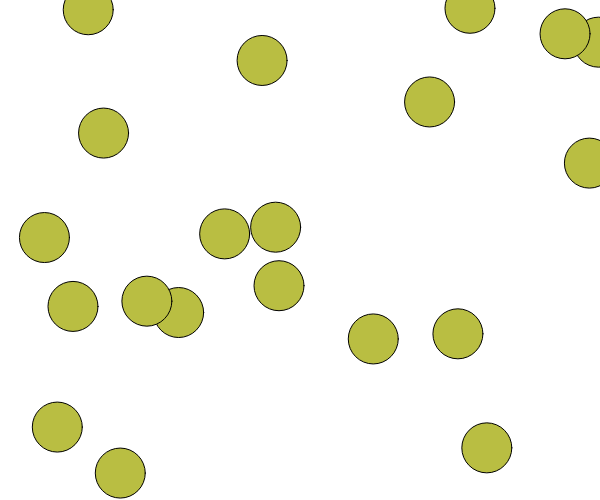
Frame 1 (no input)
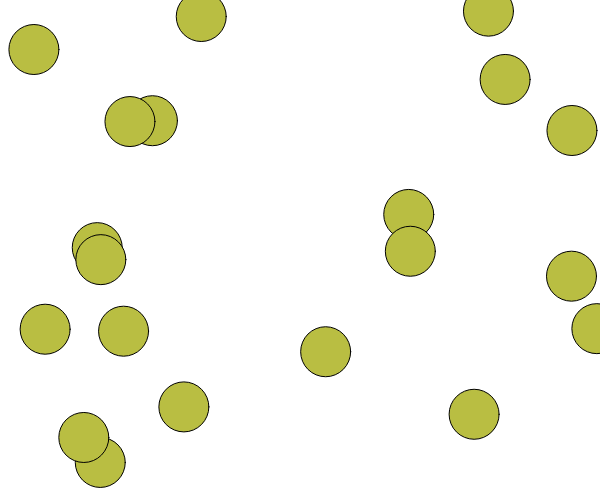
Frame 60 (no input)
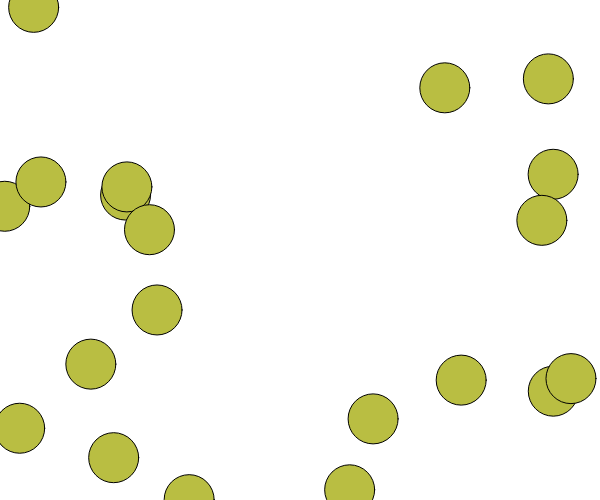
Frame 120 (the mouse pressed at the canvas centre since frame 60)

The p5.js sketch that drew these frames (run headless with seeded random() and noise() and a simulated clock; from frame 60 on, the mouse is pressed at the canvas centre):

// p5.js sketch
// ── sketch.js
//reference class: https://happycoding.io/tutorials/processing/creating-classes
let circles = []

function setup() {
  createCanvas(600, 500);

//how many circles  
  for(let i = 0; i < 20; i++) {
  circles[i] = new Circle(random(width), random(height), random(-2, 2), random(-5, 5));
  } 
}

function draw() {
  background(255);
//  fill(255);
  stroke(0);
  
//move and draw
  for (let i = 0; i < circles.length; i++){
    circles[i].move();
    circles[i].display();
  }
}
//Constructors
class Circle {
  constructor(x, y, xSpeed, ySpeed) {
    this.x = x;
    this.y = y;
    this.xSpeed = xSpeed;
    this.ySpeed = ySpeed;
    fill(random(255), random(255), random(255));
  }
//movement
  move() {
    this.x += this.xSpeed;
    if (this.x < 0 || this.x > width) {
      this.xSpeed *= -1;
    }

    this.y += this.ySpeed;
    if (this.y < 0 || this.y > height) {
      this.ySpeed *= -1;
    }
  }
//draw circle
  display() {
    circle(this.x, this.y, 50);
  }

}
